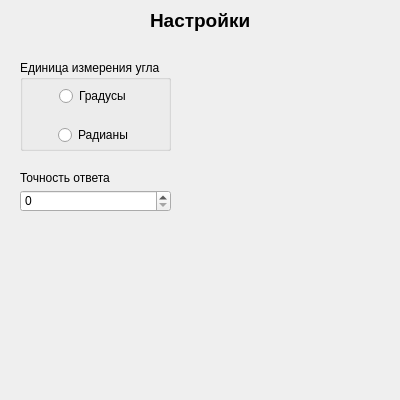
<?xml version="1.0" encoding="UTF-8"?>
<ui version="4.0">
    <class>SettingsPage</class>
    <widget class="QWidget" name="SettingsPage">
        <property name="geometry">
            <rect>
                <x>0</x>
                <y>0</y>
                <width>400</width>
                <height>400</height>
            </rect>
        </property>
        <property name="windowTitle">
            <string>SettingsPage</string>
        </property>
        <widget class="QWidget" name="horizontalLayoutWidget">
            <property name="geometry">
                <rect>
                    <x>0</x>
                    <y>0</y>
                    <width>401</width>
                    <height>41</height>
                </rect>
            </property>
            <layout class="QHBoxLayout" name="horizontalLayout">
                <item alignment="Qt::AlignmentFlag::AlignHCenter|Qt::AlignmentFlag::AlignVCenter">
                    <widget class="QLabel" name="pageTitle">
                        <property name="font">
                            <font>
                                <pointsize>14</pointsize>
                                <bold>true</bold>
                            </font>
                        </property>
                        <property name="text">
                            <string>Настройки</string>
                        </property>
                    </widget>
                </item>
            </layout>
        </widget>
        <widget class="QGroupBox" name="groupBox">
            <property name="geometry">
                <rect>
                    <x>20</x>
                    <y>60</y>
                    <width>151</width>
                    <height>91</height>
                </rect>
            </property>
            <property name="title">
                <string>Единица измерения угла</string>
            </property>
            <widget class="QWidget" name="gridLayoutWidget">
                <property name="geometry">
                    <rect>
                        <x>0</x>
                        <y>20</y>
                        <width>151</width>
                        <height>71</height>
                    </rect>
                </property>
                <layout class="QGridLayout" name="gridLayout">
                    <item row="0" column="0"
                          alignment="Qt::AlignmentFlag::AlignHCenter|Qt::AlignmentFlag::AlignVCenter">
                        <widget class="QRadioButton" name="geometryTypeDegree">
                            <property name="text">
                                <string>Градусы</string>
                            </property>
                        </widget>
                    </item>
                    <item row="1" column="0"
                          alignment="Qt::AlignmentFlag::AlignHCenter|Qt::AlignmentFlag::AlignVCenter">
                        <widget class="QRadioButton" name="geometryTypeRadians">
                            <property name="text">
                                <string>Радианы</string>
                            </property>
                        </widget>
                    </item>
                </layout>
            </widget>
        </widget>
        <widget class="QLabel" name="label">
            <property name="geometry">
                <rect>
                    <x>20</x>
                    <y>170</y>
                    <width>101</width>
                    <height>16</height>
                </rect>
            </property>
            <property name="text">
                <string>Точность ответа</string>
            </property>
        </widget>
        <widget class="QSpinBox" name="precisionInput">
            <property name="geometry">
                <rect>
                    <x>20</x>
                    <y>190</y>
                    <width>151</width>
                    <height>22</height>
                </rect>
            </property>
        </widget>
    </widget>
    <resources/>
    <connections/>
</ui>
